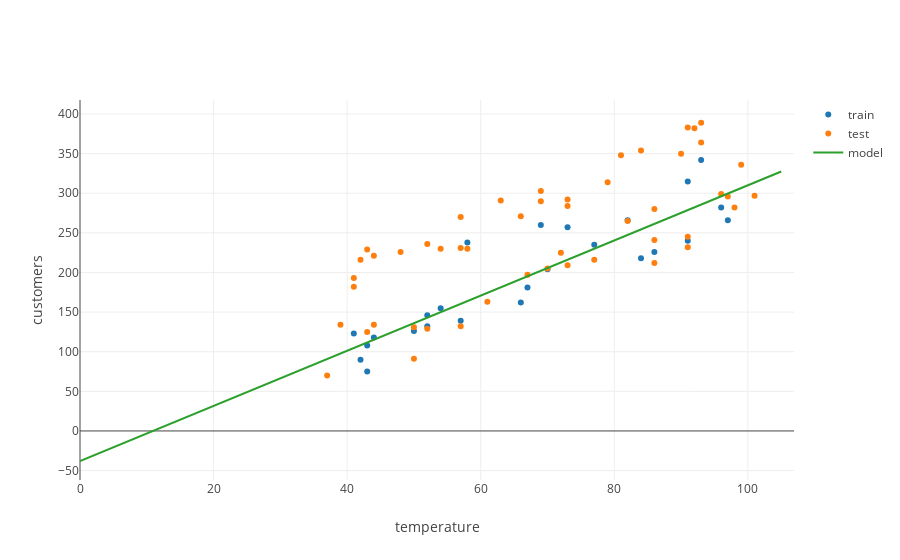

The notebook cell this image was saved under:
### Code cell
from graph import trace_values, plot
inputs_4_formatted = list(map(lambda observation: observation[0], sample_4))
inputs_4_test_formatted = list(map(lambda observation: observation[0], test_set_4))
data_trace_train = trace_values(inputs_4_formatted, outputs_4, name = 'train')
data_trace_test = trace_values(inputs_4_test_formatted, outputs_4_test, name = 'test')
input_temps = list(range(0, 110, 5))
predicted_values = list(map(lambda temp: temp*3.48 - 37.94, input_temps))
model_trace = trace_values(input_temps, predicted_values, name = 'model', mode = 'lines')

layout = {'yaxis': {'title': 'customers'}, 'xaxis': {'title': 'temperature'}}
plot([data_trace_train, data_trace_test, model_trace], layout = layout)

### Figure 1 — Plotly figure (JSON) as saved in the notebook; plotly's stock layout.template omitted (floating-point values rounded to 4 significant figures)
{"data": [{"mode": "markers", "name": "train", "text": [], "type": "scatter", "uid": "c00509db-4a77-42cc-9ada-7d21393c0130", "x": [58, 42, 82, 43, 50, 91, 93, 41, 77, 66, 73, 96, 52, 97, 44, 69, 67, 54, 84, 91, 70, 86, 57, 43, 52], "y": [238, 90, 266, 108, 126, 315, 342, 123, 235, 162, 257, 282, 132, 266, 118, 260, 181, 155, 218, 240, 204, 226, 139, 75, 146]}, {"mode": "markers", "name": "test", "text": [], "type": "scatter", "uid": "b768d0d3-95c9-430c-a74b-21dc8c0743b9", "x": [101, 50, 86, 92, 84, 41, 50, 48, 93, 63, 58, 69, 86, 81, 43, 42, 96, 73, 44, 91, 66, 93, 79, 77, 57, 72, 39, 44, 57, 90, 54, 91, 99, 67, 52, 41, 43, 91, 37, 86, 52, 73, 97, 69, 57, 82, 61, 70, 73, 98], "y": [297, 131, 280, 382, 354, 182, 91, 226, 364, 291, 230, 290, 212, 348, 125, 216, 299, 209, 221, 383, 271, 389, 314, 216, 132, 225, 134, 134, 231, 350, 230, 232, 336, 197, 236, 193, 229, 245, 70, 241, 129, 284, 296, 303, 270, 265, 163, 205, 292, 282]}, {"mode": "lines", "name": "model", "text": [], "type": "scatter", "uid": "afb7140d-f650-4bad-a05b-cd5b405fa7e8", "x": [0, 5, 10, 15, 20, 25, 30, 35, 40, 45, 50, 55, 60, 65, 70, 75, 80, 85, 90, 95, 100, 105], "y": [-37.94, -20.54, -3.14, 14.26, 31.66, 49.06, 66.46, 83.86, 101.3, 118.7, 136.1, 153.5, 170.9, 188.3, 205.7, 223.1, 240.5, 257.9, 275.3, 292.7, 310.1, 327.5]}], "layout": {"autosize": true, "xaxis": {"autorange": true, "range": [0, 106.9], "title": {"text": "temperature"}, "type": "linear"}, "yaxis": {"autorange": true, "range": [-62.03, 419.8], "title": {"text": "customers"}, "type": "linear"}}}
